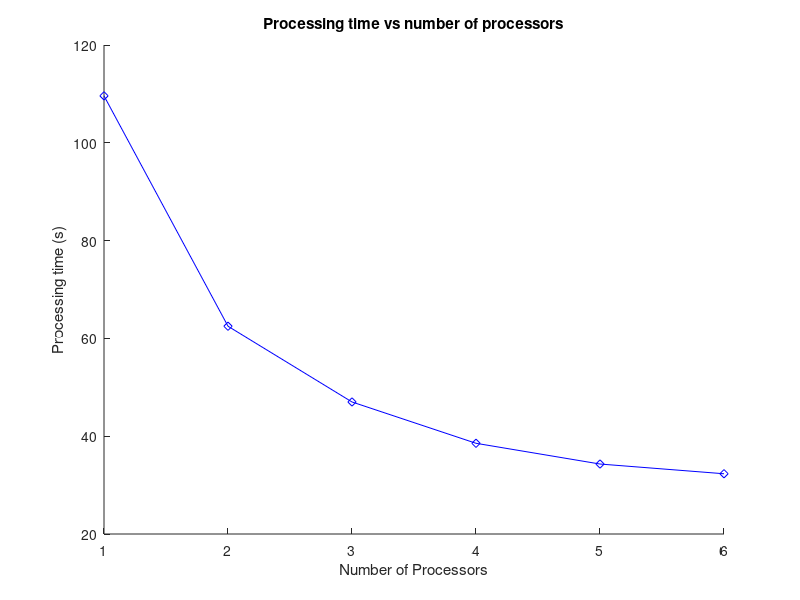

Here is the MATLAB script that generated this plot: (Note: this script raises an error after producing the figure.)
%% Plotting graphs in Matlab
clear all
close all

%% Show two plots on different y-axes
%% 500 data processed
x1Vals = [1:6];
y1Vals = [109.60, 62.49, 47, 38.55, 34.31, 32.32];
figure(1)
hold on
plot(x1Vals, y1Vals, '-bd')
xlabel('Number of Processors')
ylabel('Processing time (s)')
title('Processing time vs number of processors')


%% 1,000 data processed
x2Vals = [1:6];
y2Vals = [256.68, 142.61, 97.97, 78.80, 70.61, 64];
figure(1)
yyaxis right
plot(x2Vals, y2Vals, '-rx')
xlabel('Number of Processors')
ylabel('Processing time (s)')
title('Processing time vs number of processors')

x3Vals = [1:6];
y3Vals = [1583.08, 840.57, 607.31, 506.04, 446.73, 405.15];
figure(1)
yyaxis right
plot(x3Vals, y3Vals, '-rx')
xlabel('Number of Processors')
ylabel('Processing time (s)')
title('Processing time vs number of processors')

legend('500 Data', '1,000 Data', '5,000 Data')


%% Show two plots on same y-axis
%% Mean processing time
y1MeanVals = y1Vals / 250;
y2MeanVals = y2Vals / 5000;

figure(2)
plot(x1Vals, y1MeanVals, '-bd')
hold on
plot(x2Vals, y2MeanVals, '-rx')
xlabel('Number of Processors')
ylabel('Processing time (s)')
title('Mean Processing time vs number of processors')
legend('250 Data', '5,000 Data')